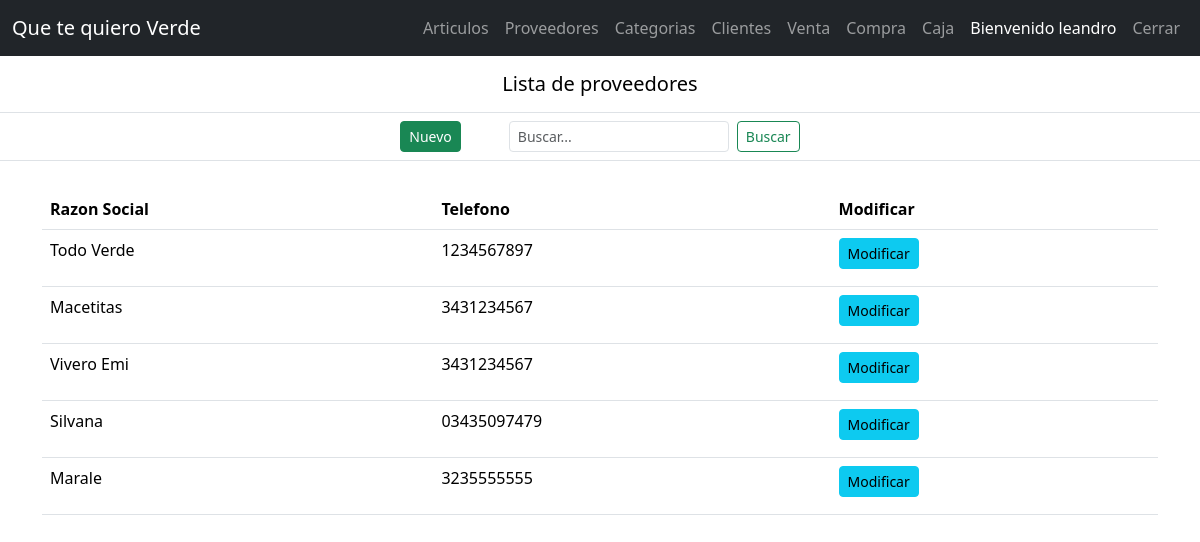
Page /proveedores/lista (signed in) on the committed database.
### tienda/modelos/user.py (models this page shows, shortened)
class User(db.Model):
    id = db.Column(db.Integer, primary_key = True)
    username = db.Column(db.String(20), unique = True, nullable = False)
    password = db.Column(db.Text, nullable = False)
    apellido = db.Column(db.String(40))
    nombre = db.Column(db.String(40))
    cuit = db.Column(db.String(12))
    tcliente = db.Column(db.String(40))
    direccion = db.Column(db.String(60))
    telefono = db.Column(db.String(40))
    email = db.Column(db.String(40))
    fechanac = db.Column(db.String(40))

### tienda/modelos/proveedor.py (models this page shows, shortened)
class Proveedor(db.Model):
    id = db.Column(db.Integer, primary_key = True)
    razonsocial = db.Column(db.String(50), unique = True, nullable = False)
    cuit = db.Column(db.String(12), unique = True, nullable = False)
    direccion = db.Column(db.String(50), nullable = False)
    telefono = db.Column(db.String(20), nullable = False)
    email = db.Column(db.String(50), nullable = False)
    creado_por = db.Column(db.Integer, nullable = False)

### tienda/routers/proveedores.py (the view)
@bp.route('/lista')
@login_required
@login_admin
def lista():
    q = request.args.get('q')
    if q:
        _proveedores = proveedor.Proveedor.query.filter(proveedor.Proveedor.razonsocial.contains(q))
    else:
        _proveedores = proveedor.Proveedor.query.all()
    return render_template('proveedor/lista.html', proveedores = _proveedores )

### tienda/routers/auth.py (called while the page is built)
@bp.before_app_request
def load_logged_in_user():
    user_id = session.get('user_id')
    if user_id is None:
        g.user = None
    else:
        g.user = user.User.query.get_or_404(user_id)

def login_required(view):
    @functools.wraps(view)
    def wrapped_view(**kwargs):
        if g.user is None:
            return redirect(url_for('auth.login'))
        return view(**kwargs)
    return wrapped_view

def login_admin(view):
    @functools.wraps(view)
    def wrapped_view(**kwargs):
        if g.user.tcliente != "Administrador":
            return redirect(url_for('ventas.principal'))
        return view(**kwargs)
    return wrapped_view

### tienda/templates/proveedor/lista.html
{% extends 'base.html' %}
{% block content %}
<section class="container-fuid">
    <nav class="navbar">
        <table class="table table-responsive">
            <thead>
                <tr>
                    <th class="col"><h5 class="text-center">{% block title %}Lista de proveedores{% endblock %}</h5></th>
                </tr>
            </thead>
            <tbody>
                <tr>
                    <td class="d-flex justify-content-center">
                        <form class="d-flex" method="get">
                            <a href="{{url_for('proveedores.crear')}}" class="btn btn-success btn-sm me-5">Nuevo</a>
                            <input class="form-control form-control-sm me-2" type="search" placeholder="Buscar..." aria-label="Search" name="q">
                            <button class="btn btn-outline-success btn-sm" type="submit">Buscar</button>
                        </form>
                    </td>
                </tr>
            </tbody>
        </table>
    </nav>
    <div class="container mt-1">
        <table class="table table-responsive table-hover">
            <thead>
                <tr>
                    <th class="col">Razon Social</th>
                    <th class="col">Telefono</th>
                    <th class="col" colspan="1">Modificar</th>
                </tr>
            </thead>
            <tbody>
                {% for proveedor in proveedores %}
                <tr>
                    <td>
                        <p>{{ proveedor.razonsocial }}</p>
                    </td>
                    <td>
                        <p>{{ proveedor.telefono }}</p>
                    </td>
                    <td>
                        <a href="{{url_for('proveedores.modificar', id = proveedor.id)}}" class="btn btn-info btn-sm">Modificar</a>
                    </td>
                </tr>
                {% endfor %}
            </tbody>
        </table>
    </div>
</section>
{% endblock %}

### tienda/templates/_navbar.html (shortened to what this page needs)
<nav class="navbar navbar-expand-md navbar-dark bg-dark">
    <div class="container-fluid">
      <a class="navbar-brand" href="">Que te quiero Verde</a>
      <div class="collapse navbar-collapse justify-content-end" id="navbarNav">
        <ul class="navbar-nav">
          {% if g.user %}
            <li class="nav-item">
              <a class="nav-link" href="{{url_for('articulos.lista')}}">Articulos</a>
            </li>
            {% if g.user.tcliente == "Administrador" %}
              <li class="nav-item">
                <a class="nav-link" href="{{url_for('proveedores.lista')}}">Proveedores</a>
              </li>
              <li class="nav-item">
                <a class="nav-link" href="{{url_for('categorias.lista')}}">Categorias</a>
              </li>
              <li class="nav-item">
                <a class="nav-link" href="{{url_for('clientes.lista')}}">Clientes</a>
              </li>
              <li class="nav-item">
                <a class="nav-link" href="{{url_for('ventas.lista')}}">Venta</a>
              </li>
              <li class="nav-item">
                <a class="nav-link" href="{{url_for('compras.lista')}}">Compra</a>
              </li>
              <li class="nav-item">
                <a class="nav-link" href="{{url_for('cajas.lista')}}">Caja</a>
              </li>
            {% else %}
              <li class="nav-item">
                <a class="nav-link" href="">Carrito de Compras</a>
              </li>
            {% endif %}
            <li class="nav-item">
              <span class="nav-link active">Bienvenido {{ g.user.username }}</span>
            </li>
            <li class="nav-item">
              <a class="nav-link" href="{{url_for('auth.logout')}}">Cerrar</a>
            </li>
          {% endif %}
        </ul>
      </div>
    </div>
</nav>

### rows in the picture
User: user.username "leandro"
Proveedor: razonsocial "Todo Verde", telefono "1234567897"
Proveedor: razonsocial "Macetitas", telefono "3431234567"
Proveedor: razonsocial "Vivero Emi", telefono "3431234567"
Proveedor: razonsocial "Silvana", telefono "03435097479"
Proveedor: razonsocial "Marale", telefono "3235555555"
